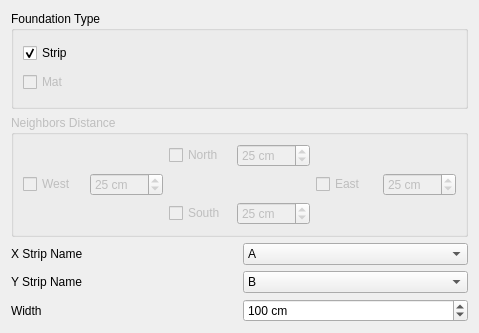
<?xml version="1.0" encoding="UTF-8"?>
<ui version="4.0">
 <class>Dialog</class>
 <widget class="QDialog" name="Dialog">
  <property name="geometry">
   <rect>
    <x>0</x>
    <y>0</y>
    <width>479</width>
    <height>333</height>
   </rect>
  </property>
  <property name="windowTitle">
   <string>Create Strips</string>
  </property>
  <layout class="QVBoxLayout" name="verticalLayout">
   <item>
    <widget class="QGroupBox" name="groupBox">
     <property name="title">
      <string>Foundation Type</string>
     </property>
     <layout class="QVBoxLayout" name="verticalLayout_2">
      <item>
       <widget class="QCheckBox" name="strip_type">
        <property name="text">
         <string>Strip</string>
        </property>
        <property name="checked">
         <bool>true</bool>
        </property>
       </widget>
      </item>
      <item>
       <widget class="QCheckBox" name="mat_type">
        <property name="enabled">
         <bool>false</bool>
        </property>
        <property name="text">
         <string>Mat</string>
        </property>
       </widget>
      </item>
     </layout>
    </widget>
   </item>
   <item>
    <widget class="QGroupBox" name="groupBox_2">
     <property name="enabled">
      <bool>false</bool>
     </property>
     <property name="title">
      <string>Neighbors Distance</string>
     </property>
     <layout class="QGridLayout" name="gridLayout_2">
      <item row="0" column="1">
       <layout class="QHBoxLayout" name="horizontalLayout_2">
        <item>
         <widget class="QCheckBox" name="north_checkbox">
          <property name="text">
           <string>North</string>
          </property>
         </widget>
        </item>
        <item>
         <widget class="QSpinBox" name="north_distance">
          <property name="suffix">
           <string> cm</string>
          </property>
          <property name="minimum">
           <number>5</number>
          </property>
          <property name="maximum">
           <number>1000</number>
          </property>
          <property name="singleStep">
           <number>5</number>
          </property>
          <property name="value">
           <number>25</number>
          </property>
         </widget>
        </item>
       </layout>
      </item>
      <item row="1" column="0">
       <layout class="QHBoxLayout" name="horizontalLayout_4">
        <item>
         <widget class="QCheckBox" name="west_checkbox">
          <property name="text">
           <string>West</string>
          </property>
         </widget>
        </item>
        <item>
         <widget class="QSpinBox" name="width_spinbox_5">
          <property name="suffix">
           <string> cm</string>
          </property>
          <property name="minimum">
           <number>5</number>
          </property>
          <property name="maximum">
           <number>1000</number>
          </property>
          <property name="singleStep">
           <number>5</number>
          </property>
          <property name="value">
           <number>25</number>
          </property>
         </widget>
        </item>
       </layout>
      </item>
      <item row="1" column="2">
       <layout class="QHBoxLayout" name="horizontalLayout_3">
        <item>
         <widget class="QCheckBox" name="east_checkbox">
          <property name="text">
           <string>East</string>
          </property>
         </widget>
        </item>
        <item>
         <widget class="QSpinBox" name="width_spinbox_4">
          <property name="suffix">
           <string> cm</string>
          </property>
          <property name="minimum">
           <number>5</number>
          </property>
          <property name="maximum">
           <number>1000</number>
          </property>
          <property name="singleStep">
           <number>5</number>
          </property>
          <property name="value">
           <number>25</number>
          </property>
         </widget>
        </item>
       </layout>
      </item>
      <item row="2" column="1">
       <layout class="QHBoxLayout" name="horizontalLayout_5">
        <item>
         <widget class="QCheckBox" name="south_checkbox">
          <property name="text">
           <string>South</string>
          </property>
         </widget>
        </item>
        <item>
         <widget class="QSpinBox" name="width_spinbox_3">
          <property name="suffix">
           <string> cm</string>
          </property>
          <property name="minimum">
           <number>5</number>
          </property>
          <property name="maximum">
           <number>1000</number>
          </property>
          <property name="singleStep">
           <number>5</number>
          </property>
          <property name="value">
           <number>25</number>
          </property>
         </widget>
        </item>
       </layout>
      </item>
     </layout>
    </widget>
   </item>
   <item>
    <layout class="QGridLayout" name="gridLayout">
     <item row="0" column="0">
      <widget class="QLabel" name="label">
       <property name="text">
        <string>X Strip Name</string>
       </property>
      </widget>
     </item>
     <item row="0" column="1">
      <widget class="QComboBox" name="x_strip_name">
       <item>
        <property name="text">
         <string>A</string>
        </property>
       </item>
       <item>
        <property name="text">
         <string>B</string>
        </property>
       </item>
       <item>
        <property name="text">
         <string>other</string>
        </property>
       </item>
      </widget>
     </item>
     <item row="1" column="0">
      <widget class="QLabel" name="label_3">
       <property name="text">
        <string>Y Strip Name</string>
       </property>
      </widget>
     </item>
     <item row="1" column="1">
      <widget class="QComboBox" name="y_strip_name">
       <property name="currentIndex">
        <number>1</number>
       </property>
       <item>
        <property name="text">
         <string>A</string>
        </property>
       </item>
       <item>
        <property name="text">
         <string>B</string>
        </property>
       </item>
       <item>
        <property name="text">
         <string>other</string>
        </property>
       </item>
      </widget>
     </item>
    </layout>
   </item>
   <item>
    <layout class="QHBoxLayout" name="horizontalLayout">
     <item>
      <widget class="QLabel" name="label_2">
       <property name="text">
        <string>Width</string>
       </property>
      </widget>
     </item>
     <item>
      <widget class="QSpinBox" name="width_spinbox">
       <property name="suffix">
        <string> cm</string>
       </property>
       <property name="minimum">
        <number>20</number>
       </property>
       <property name="maximum">
        <number>1000</number>
       </property>
       <property name="singleStep">
        <number>5</number>
       </property>
       <property name="value">
        <number>100</number>
       </property>
      </widget>
     </item>
    </layout>
   </item>
  </layout>
 </widget>
 <resources/>
 <connections/>
</ui>
